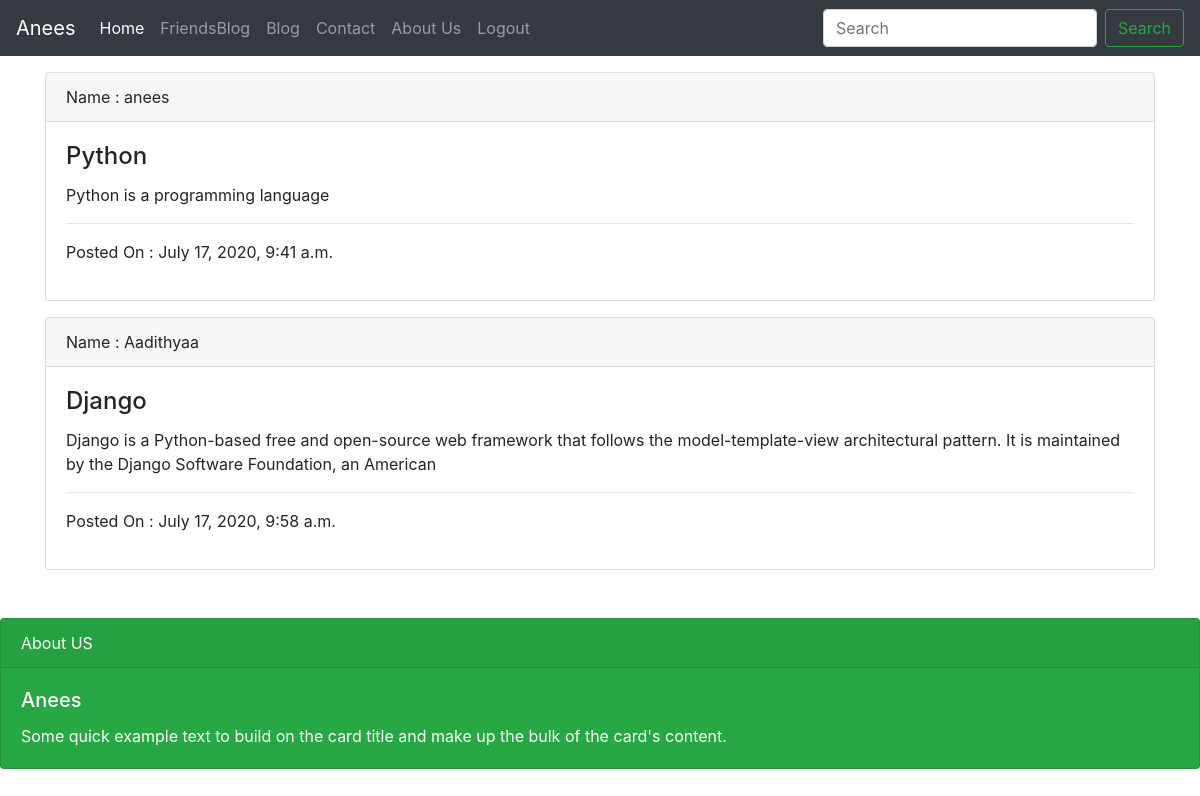
/handleFriendsBlog (signed in), run on the app's committed database.
### app/models.py (models this page shows, shortened)
class BlogPost(models.Model):
    sno=models.AutoField(primary_key=True)
    title=models.CharField(max_length=50)
    content=models.TextField()
    name=models.CharField(max_length=25)
    timeStamp = models.DateTimeField(blank=True)

### app/views.py (the view)
# urls.py: path('handleFriendsBlog',views.friends,name='friends'),
def friends(request):
    if not request.user.is_authenticated:
        messages.error(request,"please login and try again")
        return redirect('/login')
    allPosts=BlogPost.objects.all()
    context = {'allPosts':allPosts}
    return render(request,'friends.html', context)

### templates/friends.html (shortened to what this page needs)
{% extends 'basic.html' %}
{% block body %}
{% for post in allPosts %}
<div class="container mt-3">
<div class="card">
<div class="card-header">
Name : {{post.name}}
</div>
<div class="card-body">
<h4 class="card-title">{{post.title}} </h4>
<p class="card-text">{{post.content}} </p>
<hr>
<p>Posted On : {{post.timeStamp}}</p>
</div>
</div>
</div>
{% endfor %}
{% endblock body %}

### data on the page
BlogPost: name "anees", title "Python", content "Python is a programming language", timeStamp "July 17, 2020, 9:41 a.m."
BlogPost: name "Aadithyaa", title "Django", content "Django is a Python-based free and open-source web framework that follows the model-template-view architectural pattern. It is maintained by the Django Software Foundation, an American", timeStamp "July 17, 2020, 9:58 a.m."
